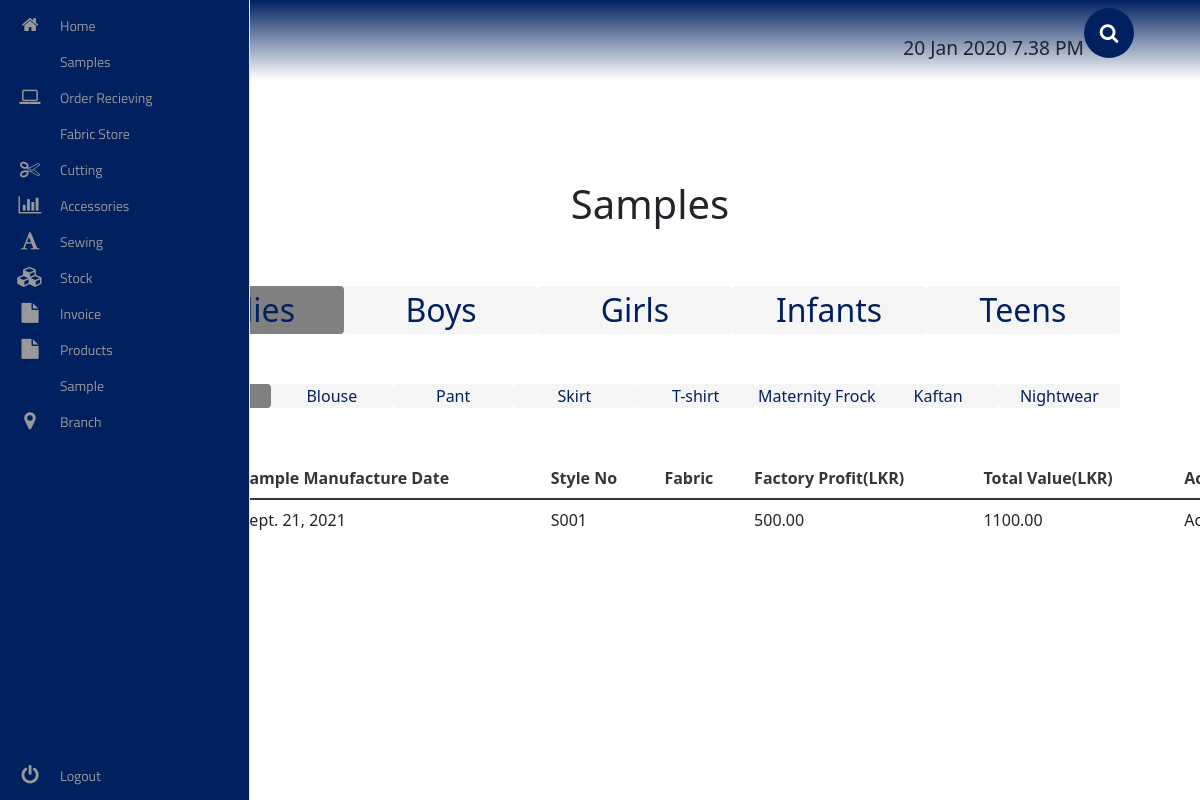
Page /sample/ on the earlier database version.
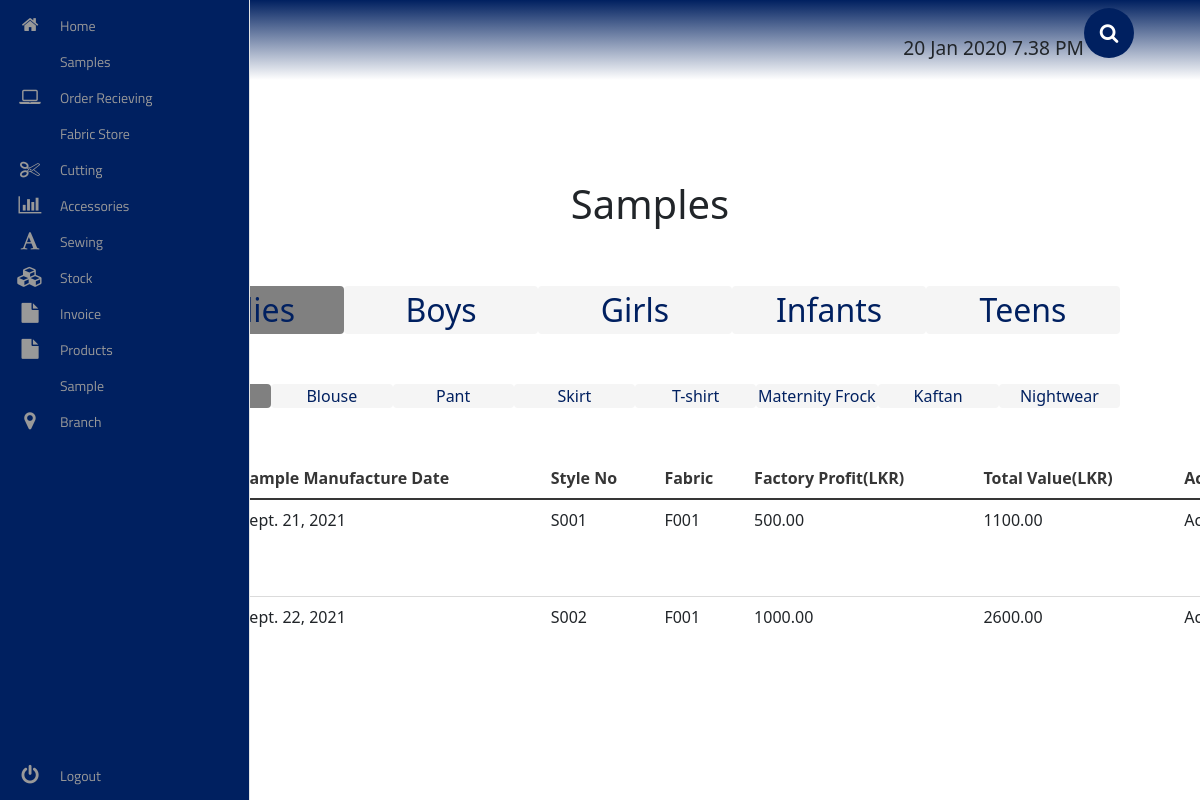
Same page on the later database version.
### sample/models.py (models this page shows, shortened)
class LadiesFrock(models.Model):
    img = models.ImageField(upload_to='products/ladies/ladies-frock/img/')
    sample_manufactured_date = models.DateField()
    style_no = models.CharField(max_length=1000)
    fabric = models.ForeignKey(OrderOut, on_delete=models.SET_NULL, null=True, blank=True)
    fabric_price = models.DecimalField(decimal_places=2, max_digits=100000)
    consumption = models.CharField(max_length=1000)
    acc_name = models.CharField(max_length=1000)
    accessories = models.ForeignKey(AccSentOut, on_delete=models.SET_NULL, null=True, blank=True)
    acc_cost = models.DecimalField(decimal_places=2, max_digits=100000)
    sewing_cost = models.DecimalField(decimal_places=2, max_digits=100000)
    embroidery_cost = models.DecimalField(decimal_places=2, max_digits=100000)
    washed_cost = models.DecimalField(decimal_places=2, max_digits=100000)
    paint_cost = models.DecimalField(decimal_places=2, max_digits=100000)
    factory_profit = models.DecimalField(decimal_places=2, max_digits=100000)
    total_value = models.DecimalField(decimal_places=2, max_digits=100000)
    accepted = models.BooleanField(default=True)
    description = models.CharField(max_length=1000)

### fabric/models.py (models this page shows)
class OrderOut(models.Model):
	fabric_id = models.CharField(max_length=100)
	order_received = models.DateField()
	date_order_delivered = models.DateField()
	style_no = models.CharField(max_length=1000)
	order = models.ForeignKey(OrderReceiving, on_delete=models.SET_NULL, null=True, blank=True)
	remarks = models.CharField(max_length=9000)
	required_date = models.DateField()
	quantity = models.IntegerField()
	price = models.DecimalField(decimal_places=2, max_digits=1000)
	customer = models.ForeignKey(Customer, on_delete=models.SET_NULL, null=True, blank=True)
	consumption = models.CharField(max_length=1000)
	total_consumption = models.CharField(max_length=1000)
	delivery_date = models.DateField()
	order_status = models.BooleanField(default=False)
	order_progress = models.CharField(max_length=1000)
	reason = models.CharField(max_length=1000)

### sample/views.py (the view, shortened to what this page needs)
# urls.py: path('', SampleMainView.as_view(), name="sample_view"),
class SampleMainView(View):
	template_name = 'sample_main.html'
	ladies_frock_queryset = LadiesFrock.objects.all()
	ladies_blouse_queryset = LadiesBlouse.objects.all()
	ladies_pant_queryset = LadiesPant.objects.all()
	ladies_skirt_queryset = LadiesSkirt.objects.all()
	ladies_tshirt_queryset = LadiesTshirt.objects.all()
	maternity_frock_queryset = MaternityFrock.objects.all()
	kaftan_queryset = Kaftan.objects.all()
	nightwear_queryset = Nightwear.objects.all()
	def get_ladies_frock_queryset(self):
		return self.ladies_frock_queryset
	def get_ladies_blouse_queryset(self):
		return self.ladies_blouse_queryset
	def get_ladies_pant_queryset(self):
		return self.ladies_pant_queryset
	def get_ladies_skirt_queryset(self):
		return self.ladies_skirt_queryset
	def get_ladies_tshirt_queryset(self):
		return self.ladies_tshirt_queryset
	def get_maternity_frock_queryset(self):
		return self.maternity_frock_queryset
	def get_kaftan_queryset(self):
		return self.kaftan_queryset
	def get_nightwear_queryset(self):
		return self.nightwear_queryset
	boys_pant_queryset = BoysPant.objects.all()
	boys_shirt_queryset = BoysShirt.objects.all()
	boys_tshirt_queryset = BoysTshirt.objects.all()
	boys_short_queryset = BoysShort.objects.all()
	def get_boys_pant_queryset(self):
		return self.boys_pant_queryset
	def get_boys_shirt_queryset(self):
		return self.boys_shirt_queryset
	def get_boys_tshirt_queryset(self):
		return self.boys_tshirt_queryset
	def get_boys_short_queryset(self):
		return self.boys_short_queryset
	girls_frock_queryset = GirlsFrock.objects.all()
	girls_pant_queryset = GirlsPant.objects.all()
	girls_tshirt_queryset = GirlsTshirt.objects.all()
	girls_short_queryset = GirlsShort.objects.all()
	def get_girls_frock_queryset(self):
		return self.girls_frock_queryset
	def get_girls_pant_queryset(self):
		return self.girls_pant_queryset
	def get_girls_tshirt_queryset(self):
		return self.girls_tshirt_queryset
	def get_girls_short_queryset(self):
		return self.girls_short_queryset
	infants_frock_queryset = InfantsFrock.objects.all()
	infants_pant_queryset = InfantsPant.objects.all()
	def get_infants_frock_queryset(self):
		return self.infants_frock_queryset
	def get_infants_pant_queryset(self):
		return self.infants_pant_queryset
	teen_frock_queryset = Teenfrock.objects.all()
	def get_teen_frock_queryset(self):
		return self.teen_frock_queryset
	def get(self, request):
		ladies_frock_form = LadiesFrockForm()
		ladies_blouse_form = LadiesBlouseForm()
		ladies_pant_form = LadiesPantForm()
		ladies_skirt_form = LadiesSkirtForm()
		ladies_tshirt_form = LadiesTshirtForm()
		maternity_frock_form = MaternityFrockForm()
		kaftan_form = KaftanForm()
		nightwear_form = NightwearForm()
		boys_pant_form = BoysPantForm()
		boys_shirt_form = BoysShirtForm()
		boys_tshirt_form = BoysTshirtForm()
		boys_short_form = BoysShortForm()
		girls_frock_form = GirlsFrockForm()
		girls_pant_form = GirlsPantForm()
		girls_tshirt_form = GirlsTshirtForm()
		girls_short_form = GirlsShortForm()
		infants_frock_form = InfantsFrockForm()
		infants_pant_form = InfantsPantForm()
		teens_frock_form = TeenfrockForm()
		context = {
			'ladies_frocks': self.get_ladies_frock_queryset(),
			'ladies_blouses': self.get_ladies_blouse_queryset(),
			'ladies_pants': self.get_ladies_pant_queryset(),
			'ladies_skirts': self.get_ladies_skirt_queryset(),
			'ladies_tshirts': self.get_ladies_tshirt_queryset(),
			'maternity_frocks': self.get_maternity_frock_queryset(),
			'kaftans': self.get_kaftan_queryset(),
			'nightwears': self.get_nightwear_queryset(),
			'ladies_frock_form': ladies_frock_form,
			'ladies_blouse_form': ladies_blouse_form,
			'ladies_skirt_form': ladies_skirt_form,
			'ladies_pant_form': ladies_pant_form,
			'ladies_tshirt_form': ladies_tshirt_form,
			'maternity_frock_form': maternity_frock_form,
			'kaftan_form': kaftan_form,
			'nightwear_form': nightwear_form,
			'boys_pants': self.get_boys_pant_queryset(),
			'boys_shirts': self.get_boys_shirt_queryset(),
			'boys_tshirts': self.get_boys_tshirt_queryset(),
			'boys_shorts': self.get_boys_short_queryset(),
			'boys_pant_form': boys_pant_form,
			'boys_shirt_form': boys_shirt_form,
			'boys_tshirt_form': boys_tshirt_form,
			'boys_short_form': boys_short_form,
			'girls_frocks': self.get_girls_frock_queryset(),
			'girls_pants': self.get_girls_pant_queryset(),
			'girls_tshirts': self.get_girls_tshirt_queryset(),
			'girls_shorts': self.get_girls_short_queryset(),
			'girls_frock_form': girls_frock_form,
			'girls_pant_form': girls_pant_form,
			'girls_tshirt_form': girls_tshirt_form,
			'girls_short_form': girls_short_form,
			'infants_frocks': self.get_infants_frock_queryset(),
			'infants_pants': self.get_infants_pant_queryset(),
			'infants_frock_form': infants_frock_form,
			'infants+pant_form': infants_pant_form,
			'teen_frocks': self.get_teen_frock_queryset(),
			'teens_frock_form': teens_frock_form,
		}
		return render(request, self.template_name, context)

### sample/templates/sample_main.html (shortened to what the changed rows need)
<!DOCTYPE html>
<html lang="en">
{% extends 'base.html' %}
{% load static %}
{% load crispy_forms_tags %}
    {% block extra_css %}
        <link rel="stylesheet" href="{% static 'sample/css/sample_main.css' %}">
    {% endblock %}
    {% block content %}
        <div class="sample__container">
            <h1> Samples </h1>
            <div class="ladies__tables__wrapper" id="ladies-tables-wrapper">
             <div class="table-responsive">
              <table class="table" id="ladies-frock-table">
                <thead>
                  <tr>
                    <th scope="col">Img</th>
                    <th scope="col">Sample Manufacture Date</th>
                    <th scope="col">Style No</th>
                    <th scope="col">Fabric</th>
                    <th scope="col">Factory Profit(LKR)</th>
                    <th scope="col">Total Value(LKR)</th>
                    <th scope="col">Accepted</th>
                  </tr>
                </thead>
                <tbody>
                    {% for ladies_frock in ladies_frocks %}
                    <tr>
                    <td><a href="{% url 'sample:ladies_frock_view' ladies_frock.id %}"><img src="{{ ladies_frock.img.url }}" alt="sample" class="sample__img"></a></td>
                    <td> {{ ladies_frock.sample_manufactured_date }} </td>
                    <td> {{ ladies_frock.style_no }} </td>
                    <td> {{ ladies_frock.fabric.fabric_id }} </td>
                    <td> {{ ladies_frock.factory_profit }} </td>
                    <td> {{ ladies_frock.total_value }} </td>
                    <td> {% if ladies_frock.accepted == True %}
                            Accepted
                        {% else %}
                            Not Accepted
                        {% endif %}
                    </td>
                    </tr>
                    {% endfor %}
                </tbody>
              </table>
            </div>
            </div>
            <div class="teens__table__wrapper" id="teens-tables-wrapper">
                <div class="table-responsive">
                <table class="table" id="teens-frock-table">
                <thead>
                  <tr>
                    <th scope="col">Img Teens Frock</th>
                    <th scope="col">Sample Manufacture Date</th>
                    <th scope="col">Style No</th>
                    <th scope="col">Fabric</th>
                    <th scope="col">Factory Profit(LKR)</th>
                    <th scope="col">Total Value(LKR)</th>
                    <th scope="col">Accepted</th>
                  </tr>
                </thead>
              </table>
            </div>
            </div>
        </div>
    {% endblock %}

Differences in the rows shown:
changed LadiesFrock "Sept. 21, 2021": fabric.fabric_id (not shown) → "F001"
added LadiesFrock: sample_manufactured_date "Sept. 22, 2021", style_no "S002", fabric.fabric_id "F001", factory_profit "1000.00", total_value "2600.00", accepted "Accepted"
